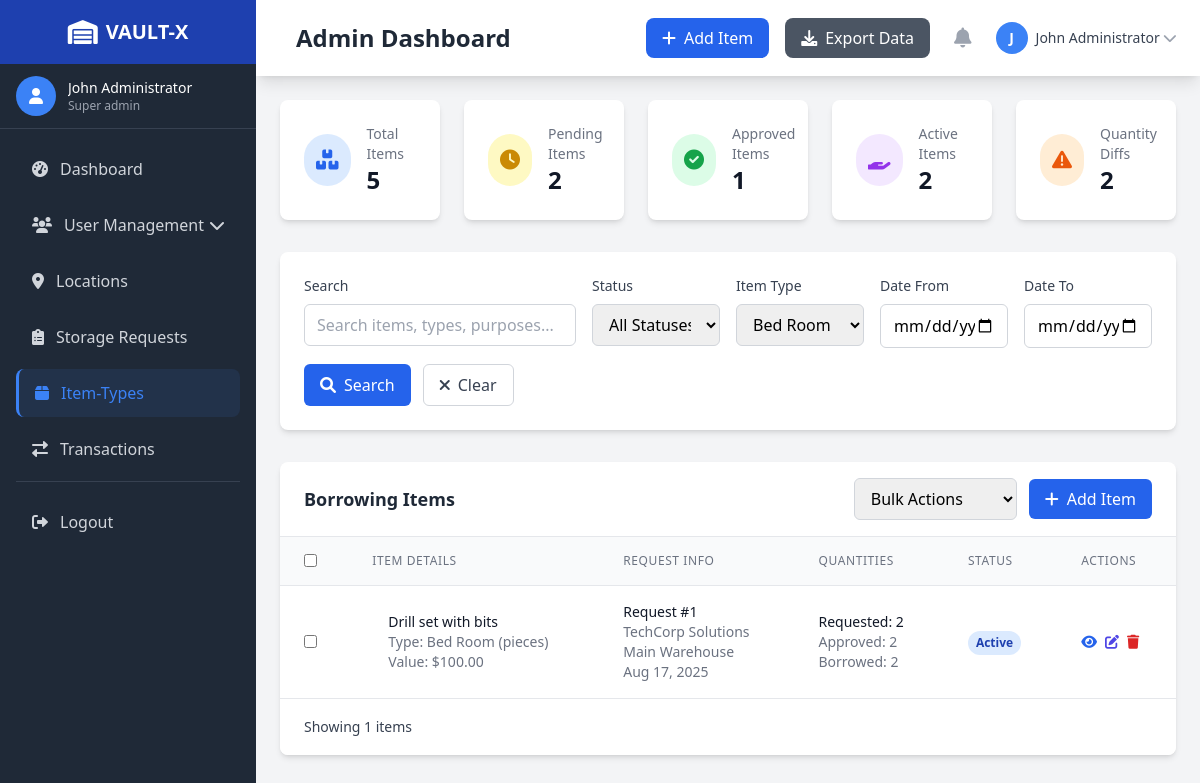
Screenshot of /borrowing-items.php?item_type_id=1 (signed in) with the database file from the repository.
### tables this page shows
CREATE TABLE Borrowing_Items (
    id INT PRIMARY KEY AUTO_INCREMENT,
    borrowing_request_id INT,
    item_type_id INT,
    item_description VARCHAR(255),  
    quantity_requested INT,
    quantity_approved INT,
    quantity_borrowed INT,
    estimated_value DECIMAL(10,2),
    FOREIGN KEY (borrowing_request_id) REFERENCES Borrowing_Request(id),
    FOREIGN KEY (item_type_id) REFERENCES Borrowing_Item_Types(id)
);

CREATE TABLE Borrowing_Item_Types (
    id INT PRIMARY KEY AUTO_INCREMENT,
    name VARCHAR(100),
    description TEXT,
    unit VARCHAR(50),
    estimated_value DECIMAL(10,2),
    created_at DATETIME DEFAULT CURRENT_TIMESTAMP
);

CREATE TABLE Borrowing_Request (
    id INT PRIMARY KEY AUTO_INCREMENT,
    customer_id INT,
    employee_id INT,
    location_id INT,
    request_date DATETIME DEFAULT CURRENT_TIMESTAMP,
    required_date DATETIME,
    purpose TEXT,
    status ENUM('pending', 'approved', 'rejected', 'active', 'returned', 'overdue') DEFAULT 'pending',
    approved_by INT,
    approved_date DATETIME,
    notes TEXT,
    FOREIGN KEY (customer_id) REFERENCES Customer(id),
    FOREIGN KEY (employee_id) REFERENCES Employee(id),
    FOREIGN KEY (location_id) REFERENCES Location(id),
    FOREIGN KEY (approved_by) REFERENCES Admin(id)
);

CREATE TABLE Customer (
    id INT PRIMARY KEY AUTO_INCREMENT,
    name VARCHAR(100),
    email VARCHAR(100) UNIQUE,
    password_hash VARCHAR(255),
    phone VARCHAR(20),
    address TEXT,
    customer_type ENUM('retail', 'wholesale', 'corporate', 'government') DEFAULT 'retail',
    location_type ENUM('local', 'regional', 'national', 'international') DEFAULT 'local',
    contact_person VARCHAR(100),
    alt_phone VARCHAR(20),
    credit_limit DECIMAL(10,2) DEFAULT 0.00,
    payment_terms ENUM('net-30', 'net-60', 'cod', 'advance') DEFAULT 'net-30',
    billing_address TEXT,
    shipping_address TEXT,
    status ENUM('active', 'inactive', 'vip', 'suspended') DEFAULT 'active',
    created_at DATETIME DEFAULT CURRENT_TIMESTAMP
);

CREATE TABLE Location (
    id INT PRIMARY KEY AUTO_INCREMENT,
    name VARCHAR(100),
    address TEXT,
    city VARCHAR(100),
    state VARCHAR(100),
    zip_code VARCHAR(20),
    country VARCHAR(100)
);

### borrowing-items.php (the view, shortened to what the rows shown need)
<?php
require_once 'includes/auth.php';
function getBorrowingItems($pdo, $page = 1, $limit = 10, $filters = []) {
    $offset = ($page - 1) * $limit;
    $whereClause = "WHERE 1=1";
    $params = [];
    if (!empty($filters['item_type_id'])) {
        $whereClause .= " AND bi.item_type_id = :item_type_id";
        $params['item_type_id'] = $filters['item_type_id'];
    }
    $query = "SELECT bi.*,
                     bt.name as item_type_name,
                     bt.unit as item_type_unit,
                     br.id as request_id,
                     br.status as request_status,
                     br.request_date,
                     br.required_date,
                     br.purpose,
                     c.name as customer_name,
                     c.customer_type,
                     e.name as employee_name,
                     l.name as location_name,
                     l.city as location_city
              FROM Borrowing_Items bi
              INNER JOIN Borrowing_Request br ON bi.borrowing_request_id = br.id
              INNER JOIN Customer c ON br.customer_id = c.id
              INNER JOIN Employee e ON br.employee_id = e.id
              INNER JOIN Location l ON br.location_id = l.id
              LEFT JOIN Borrowing_Item_Types bt ON bi.item_type_id = bt.id
              $whereClause
              ORDER BY br.request_date DESC, bi.id DESC
              LIMIT :limit OFFSET :offset";
    $stmt = $pdo->prepare($query);
    foreach ($params as $key => $value) {
        $stmt->bindValue(":$key", $value);
    }
    $stmt->bindValue(':limit', $limit, PDO::PARAM_INT);
    $stmt->bindValue(':offset', $offset, PDO::PARAM_INT);
    $stmt->execute();
    return $stmt->fetchAll();
}
$filters = [
    'search' => $_GET['search'] ?? '',
    'status' => $_GET['status'] ?? '',
    'item_type_id' => $_GET['item_type_id'] ?? '',
    'borrowing_request_id' => $_GET['borrowing_request_id'] ?? '',
    'date_from' => $_GET['date_from'] ?? '',
    'date_to' => $_GET['date_to'] ?? ''
];
$page = (int)($_GET['page'] ?? 1);
$limit = 10;
$items = getBorrowingItems($pdo, $page, $limit, $filters);
?>
<!DOCTYPE html>
<html lang="en">
<head>
    <script src="https://cdn.tailwindcss.com"></script>
    <link href="https://cdnjs.cloudflare.com/ajax/libs/font-awesome/6.0.0/css/all.min.css" rel="stylesheet">
    <link rel="stylesheet" href="css/style.css">
</head>
<body class="bg-gray-100">
    <div class="lg:ml-64">
        <?php include 'includes/navbar.php'; ?>
        <main class="p-6">
            <div class="bg-white rounded-lg shadow-md overflow-hidden">
                <div class="overflow-x-auto">
                    <table class="min-w-full divide-y divide-gray-200">
                        <thead class="bg-gray-50">
                            <tr>
                                <th class="px-6 py-3 text-left">
                                    <input type="checkbox" id="select-all" class="rounded border-gray-300">
                                </th>
                                <th class="px-6 py-3 text-left text-xs font-medium text-gray-500 uppercase tracking-wider">Item Details</th>
                                <th class="px-6 py-3 text-left text-xs font-medium text-gray-500 uppercase tracking-wider">Request Info</th>
                                <th class="px-6 py-3 text-left text-xs font-medium text-gray-500 uppercase tracking-wider">Quantities</th>
                                <th class="px-6 py-3 text-left text-xs font-medium text-gray-500 uppercase tracking-wider">Status</th>
                                <th class="px-6 py-3 text-left text-xs font-medium text-gray-500 uppercase tracking-wider">Actions</th>
                            </tr>
                        </thead>
                        <tbody class="bg-white divide-y divide-gray-200">
                            <?php foreach ($items as $item): ?>
                                <tr class="hover:bg-gray-50">
                                    <td class="px-6 py-4">
                                        <input type="checkbox" class="item-checkbox rounded border-gray-300" data-id="<?php echo $item['id']; ?>">
                                    </td>
                                    <td class="px-6 py-4">
                                        <div class="flex items-center">
                                            <div class="ml-4">
                                                <div class="text-sm font-medium text-gray-900">
                                                    <?php echo htmlspecialchars($item['item_description']); ?>
                                                </div>
                                                <div class="text-sm text-gray-500">
                                                    <?php if ($item['item_type_name']): ?>
                                                        Type: <?php echo htmlspecialchars($item['item_type_name']); ?>
                                                        <?php if ($item['item_type_unit']): ?>
                                                            (<?php echo htmlspecialchars($item['item_type_unit']); ?>)
                                                        <?php endif; ?>
                                                    <?php else: ?>
                                                        No type specified
                                                    <?php endif; ?>
                                                </div>
                                                <?php if ($item['estimated_value']): ?>
                                                    <div class="text-sm text-gray-500">
                                                        Value: $<?php echo number_format($item['estimated_value'], 2); ?>
                                                    </div>
                                                <?php endif; ?>
                                            </div>
                                        </div>
                                    </td>
                                    <td class="px-6 py-4">
                                        <div class="text-sm text-gray-900">
                                            Request #<?php echo $item['request_id']; ?>
                                        </div>
                                        <div class="text-sm text-gray-500">
                                            <?php echo htmlspecialchars($item['customer_name']); ?>
                                        </div>
                                        <div class="text-sm text-gray-500">
                                            <?php echo htmlspecialchars($item['location_name']); ?>
                                        </div>
                                        <div class="text-sm text-gray-500">
                                            <?php echo date('M j, Y', strtotime($item['request_date'])); ?>
                                        </div>
                                    </td>
                                    <td class="px-6 py-4">
                                        <div class="text-sm text-gray-900">
                                            Requested: <?php echo number_format($item['quantity_requested']); ?>
                                        </div>
                                        <?php if ($item['quantity_approved'] !== null): ?>
                                            <div class="text-sm text-gray-500">
                                                Approved: <?php echo number_format($item['quantity_approved']); ?>
                                            </div>
                                        <?php endif; ?>
                                        <?php if ($item['quantity_borrowed'] !== null): ?>
                                            <div class="text-sm text-gray-500">
                                                Borrowed: <?php echo number_format($item['quantity_borrowed']); ?>
                                            </div>
                                        <?php endif; ?>
                                    </td>
                                    <td class="px-6 py-4">
                                        <?php
                                        $statusColors = [
                                            'pending' => 'bg-yellow-100 text-yellow-800',
                                            'approved' => 'bg-green-100 text-green-800',
                                            'rejected' => 'bg-red-100 text-red-800',
                                            'active' => 'bg-blue-100 text-blue-800',
                                            'completed' => 'bg-gray-100 text-gray-800',
                                            'overdue' => 'bg-red-100 text-red-800'
                                        ];
                                        $statusClass = $statusColors[$item['request_status']] ?? 'bg-gray-100 text-gray-800';
                                        ?>
                                        <span class="inline-flex px-2 py-1 text-xs font-semibold rounded-full <?php echo $statusClass; ?>">
                                            <?php echo ucfirst($item['request_status']); ?>
                                        </span>
                                    </td>
                                    <td class="px-6 py-4 text-sm font-medium">
                                        <div class="flex space-x-2">
                                            <button onclick="viewItem(<?php echo $item['id']; ?>)"
                                                    class="text-blue-600 hover:text-blue-900" title="View Details">
                                                <i class="fas fa-eye"></i>
                                            </button>
                                            <button onclick="editItem(<?php echo $item['id']; ?>)"
                                                    class="text-indigo-600 hover:text-indigo-900" title="Edit">
                                                <i class="fas fa-edit"></i>
                                            </button>
                                            <button onclick="deleteItem(<?php echo $item['id']; ?>)"
                                                    class="text-red-600 hover:text-red-900" title="Delete">
                                                <i class="fas fa-trash"></i>
                                            </button>
                                        </div>
                                    </td>
                                </tr>
                            <?php endforeach; ?>
                        </tbody>
                    </table>
                </div>
            </div>
        </main>
    </div>
</body>
</html>

### rows the page displays
borrowing_items: item_description "Drill set with bits", item_type.name "Bed Room", item_type.unit "pieces", estimated_value "100.00", borrowing_request "1", customer.name "TechCorp Solutions", location.name "Main Warehouse", borrowing_request.request_date "Aug 17, 2025", quantity_requested "2", quantity_approved "2", quantity_borrowed "2", borrowing_request.status "Active"

### other values shown
$currentAdmin['name'] "John Administrator"
str_replace('-', ' ', $currentAdmin['role']) "Super admin"
$pageTitle "Admin Dashboard"
$action['text'] "Add Item"
$action['text'] "Export Data"
substr($currentAdmin['name'], 0, 1) "J"
$stats['total_items'] "5"
$stats['pending_items'] "2"
$stats['approved_items'] "1"
$stats['active_items'] "2"
$stats['quantity_differences'] "2"
count($items) "1"
form field item_type_id "Bed Room"
